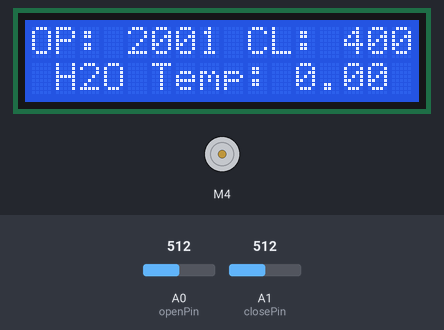
Recording of a sketch running on a simulated Arduino Uno, built with avr-gcc and run on an emulated ATmega328P. Shown: 16×2 character LCD, DC motor (green arrow = forward, orange = backward, longer = faster). Inputs (shaded band) come from the test bench; at power-on: A0 (openPin) = 512, A1 (closePin) = 512. What the sketch prints to the serial monitor is not drawn.

Above: at 3.4 s.
3.5 s: A0 (openPin) set to 716
At 9.6 s:
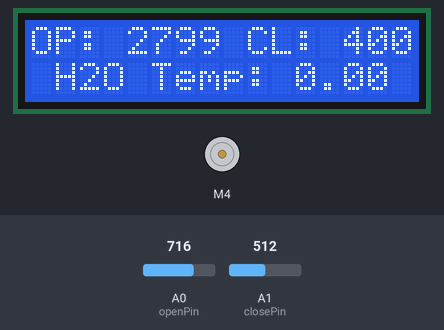
9.9 s: A1 (closePin) set to 716
At 15.0 s:
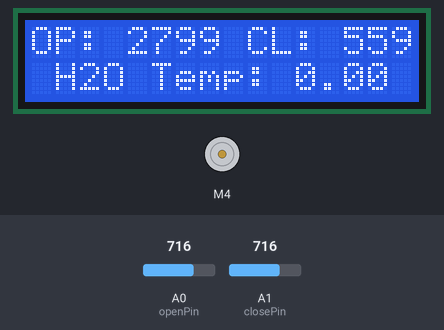
15.4 s: A0 (openPin) set to 900
At 20.4 s:
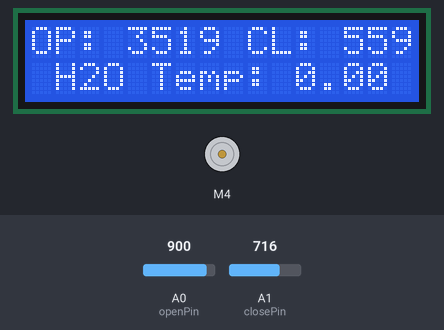
21.0 s: A1 (closePin) set to 900
At 25.8 s:
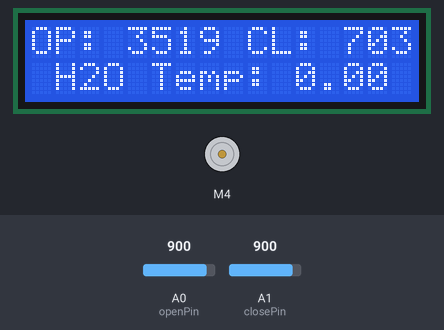
26.6 s: A0 (openPin) set to 1023
At 31.3 s:
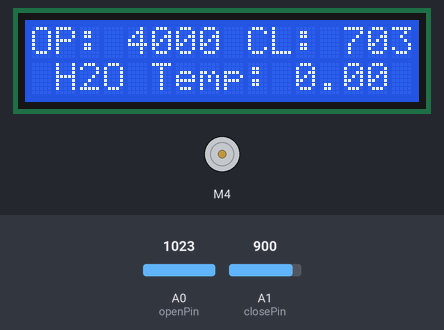
32.1 s: A1 (closePin) set to 1023
At 37.9 s:
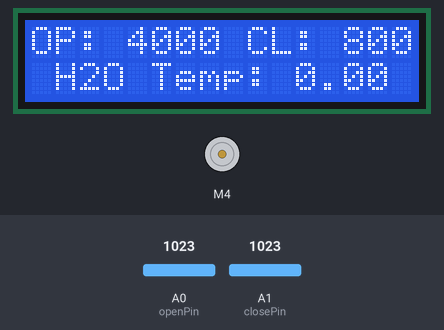
Timing chart, 0 to 38.7 s (numbered marks = the images above; inputs shaded):
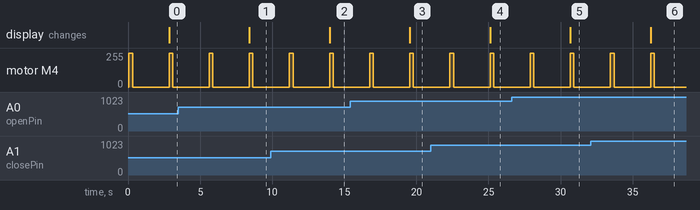

Measured:
- after the input at 3.5 s, the display: changes after 4.9 s (image 1)
- after the input at 9.9 s, the display: changes after 4.1 s (image 2)
- after the input at 15.4 s, the display: changes after 4.1 s (image 3)
- after the input at 21.0 s, the display: changes after 4.1 s (image 4)
- after the input at 26.6 s, the display: changes after 4.1 s (image 5)
- after the input at 32.1 s, the display: changes after 4.1 s (image 6)
- by itself, motor M4: alternates forward 255/255 for 0.25 s and stopped for 2.5 s

The sketch:

coldbrewcoffeediy.ino
```cpp
//Cold Coffee Drip Brew Tower
//John Edgar Park
//jp@jpixl.net


#include "Wire.h"
#include "Adafruit_LiquidCrystal.h"
#include "Adafruit_MotorShield.h"
#include "utility/Adafruit_MS_PWMServoDriver.h"

// Connect via SPI. For an Uno, Data pin is digital 11, Clock is digital 13 and Latch is digital 10 (code credit: Evan Feenstra)
Adafruit_LiquidCrystal lcd(11, 13, 12);
Adafruit_MotorShield AFMS = Adafruit_MotorShield();
Adafruit_DCMotor *solenoid = AFMS.getMotor(4);


//const int ledPin = BUILTIN_LED;

const int openPin = A0;
const int closePin = A1;

int openValue = 187;//good default. if you don't use knobs, adjust here
int closeValue = 2500;//good default. if you don't use knobs, adjust here
int tempValue = 0;
int tempVoltageValue = 0;
float tempCent = 0.0;
float tempFahr = 0.0;


void setup() {

  //Debugging output
  Serial.begin(9600);
  //pinMode(valvePin, OUTPUT);
  //pinMode(ledPin, OUTPUT);

  /*
    The circuit:
   * 5V to Arduino 5V pin!!!!!!!!!!! not 3.3
   * GND to Arduino GND pin
   * CLK to SCK
   * DAT to MOSI
   * LAT to any digital pin
  */

  // set up the LCD's number of rows and columns:
  lcd.begin(16, 2);
  lcd.setBacklight(HIGH);

  //for adafruit motorshield v2
  AFMS.begin();
  solenoid->setSpeed(255);
  solenoid->run(RELEASE);

}

void loop() {
  //read the analog potentiometers
  openValue = analogRead(openPin);
  openValue = map(openValue, 0, 1023, 0, 4000);
  closeValue = analogRead(closePin);
  closeValue = map(closeValue, 0, 1023, 0, 8000);
  //tempVoltageValue = analogRead(A3) * (3300 / 1024);
  //tempCent = (tempVoltageValue - 500) / 10;
  //tempFahr = (tempCent * 9 / 5.0) + 32;

  Serial.println("hi");
  //open
  //digitalWrite(ledPin, HIGH);
  //digitalWrite(valvePin, HIGH);
  solenoid->run(FORWARD);
  delay(250);
  //delay(openValue);

  //close
  //digitalWrite(ledPin, LOW);
  //digitalWrite(valvePin, LOW);
  solenoid->run(RELEASE);
  delay(2500);
  //delay(closeValue);

  // Print Open parameter to LCD
  // set the cursor to column 0, line 0
  //(note: line 0 is the first row, since counting begins with 0):
  lcd.setCursor(0, 0);
  lcd.print("OP: ");
  lcd.setCursor(4, 0);
  lcd.print(openValue);

  //Print Close paramter to LCD
  lcd.setCursor(9, 0);
  lcd.print("CL: ");
  lcd.setCursor(13, 0);
  lcd.print(closeValue);

  //Print H20 Temp to LCD
  lcd.setCursor(1, 1);
  // Print a message to the LCD.
  lcd.print("H2O Temp: ");
  lcd.print(tempFahr);


}
```
